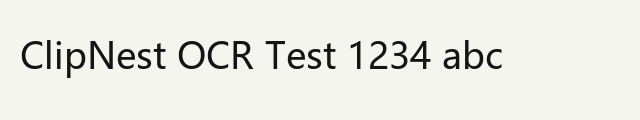
#> input picture scripts/ocr_host/fixture.png, 640 x 120 px
$ python rcr_ocr.py ../../../scripts/ocr_host/fixture.png
#> lines starting #> are read from the running program, lines starting #| are printed output that depends on the picture
# ClipNest Python OCR host: standalone executable.
# 接收图片路径, 输出 JSON 一行。
#
# 设计目标:
#   - 与原 wcocr.exe 协议兼容 (--json 输出 {"text": "..."})
#   - 使用 RapidOCR (PaddleOCR-based, 离线, 不依赖本地微信)
#   - 首次运行自动保证 rapidocr + onnxruntime 已安装 + 模型已下载
#   - 中文/英文都支持
#
# 退出码:
#   0  success
#   2  invalid usage
#   3  image not found
#   4  engine error
#   5  setup error (pip install failed, model download failed)
#
# 性能目标: 中文短图 < 3s (CPU, 已下载模型)
import json
import re
import sys
import time
from pathlib import Path


REQUIRED = {
    "rapidocr": "rapidocr>=3.8.0",
    "onnxruntime": "onnxruntime>=1.17.0",
    "PIL": "pillow>=10.0.0",
}


def ensure_dependencies() -> None:
    """通过 pip 自举, 跳过已安装的包。失败抛 SetupError。"""
    missing = []
    for mod, _spec in REQUIRED.items():
        try:
            __import__(mod)
        except ImportError:
            missing.append(_spec)
    if not missing:
        return
    cmd = [sys.executable, "-m", "pip", "install",
           "--disable-pip-version-check", "--quiet"] + missing
    import subprocess
    proc = subprocess.run(cmd, stdout=subprocess.DEVNULL, stderr=subprocess.PIPE)
    if proc.returncode != 0:
        sys.stderr.write(
            "setup failed installing "
            + ", ".join(m.split(">=")[0] for m in missing)
            + ": "
            + proc.stderr.decode(errors="ignore")[:300]
            + "\n"
        )
        sys.exit(5)


def recognize(image_path: str) -> dict:
    from rapidocr import RapidOCR
    prepared_path, cleanup_path = prepare_image(image_path)
    engine = RapidOCR(params={"Global.log_level": "error"})
    started = time.time()
    result = engine(prepared_path)
    elapsed_ms = int((time.time() - started) * 1000)
    if cleanup_path is not None:
        try:
            cleanup_path.unlink(missing_ok=True)
        except OSError:
            pass

    boxes = getattr(result, "boxes", None)
    txts = getattr(result, "txts", None) or []
    scores = getattr(result, "scores", None) or []

    if boxes is None or len(txts) == 0:
        return {"text": "", "elapsed_ms": elapsed_ms, "lines": []}

    lines: list[dict] = []
    for i, text in enumerate(txts):
        score = float(scores[i]) if i < len(scores) else 0.0
        if score < 0.55:
            continue
        box = boxes[i].tolist() if i < len(boxes) else []
        lines.append({"text": clean_ocr_text(repair_mojibake(text)), "score": score, "box": box})
    if not lines:
        return {"text": "", "elapsed_ms": elapsed_ms, "lines": []}

    def y_of(line):
        b = line["box"]
        if not b:
            return 0.0
        return sum(p[1] for p in b) / len(b)

    def x_of(line):
        b = line["box"]
        if not b:
            return 0.0
        return min(p[0] for p in b)

    lines.sort(key=lambda l: (y_of(l) // 20, x_of(l)))
    text_out: list[str] = []
    last_y: float | None = None
    for line in lines:
        y = y_of(line)
        if last_y is not None and abs(y - last_y) > 20:
            text_out.append("\n")
        elif text_out and not text_out[-1].endswith("\n"):
            text_out.append(" ")
        text_out.append(line["text"])
        last_y = y
    return {"text": "".join(text_out).strip(), "elapsed_ms": elapsed_ms, "lines": lines}


def repair_mojibake(text: str) -> str:
    candidates = [text]
    for source in ("latin1", "cp1252"):
        for target in ("utf-8", "gb18030"):
            try:
                candidates.append(text.encode(source).decode(target))
            except UnicodeError:
                pass
    return max(set(candidates), key=score_text)


def score_text(text: str) -> int:
    cjk = sum("\u4e00" <= ch <= "\u9fff" for ch in text)
    ascii_printable = sum(" " <= ch <= "~" for ch in text)
    controls = sum(ord(ch) < 32 for ch in text)
    mojibake = sum(ch in "ÃÂÄÅÆÇÈÉÊËÌÍÎÏÐÑÒÓÔÕÖ×ØÙÚÛÜÝÞßàáâãäåæçèéêëìíîïðñòóôõö÷øùúûüýþÿ�" for ch in text)
    return cjk * 12 + ascii_printable - controls * 8 - mojibake * 4


def clean_ocr_text(text: str) -> str:
    # Common screen OCR artifact: an isolated I/l/1 inserted between Chinese chars.
    text = re.sub(r"(?<=[\u4e00-\u9fff])\s*[Il1]\s*(?=[\u4e00-\u9fff])", "", text)
    return text


def prepare_image(image_path: str) -> tuple[str, Path | None]:
    """Improve small screen text before OCR without touching the source crop."""
#> called with image_path = '../../../scripts/ocr_host/fixture.png'
    from PIL import Image, ImageEnhance, ImageFilter, ImageOps

    src = Path(image_path)
    img = Image.open(src).convert("RGB")
#> img is the input picture: PIL image 640x120 RGB; mean R, G, B 234.2, 234.2, 229.5
    w, h = img.size
#> w = 640; h = 120
    scale = 1
    if min(w, h) < 160:
        scale = 3
    elif min(w, h) < 320:
        scale = 2
    if scale > 1:
        img = img.resize((w * scale, h * scale), Image.Resampling.LANCZOS)
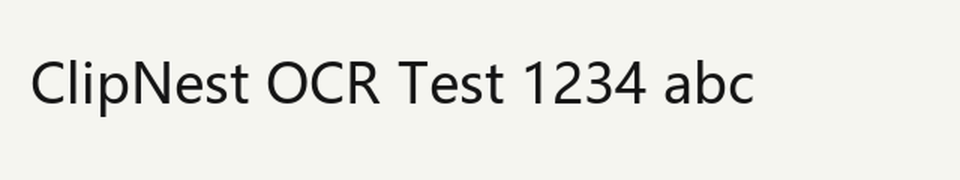
#> img: PIL image 1920x360 RGB (shown at 1/2 size); mean R, G, B 234.1, 234.1, 229.4
    img = ImageOps.grayscale(img)
#> img: PIL image 1920x360 L
    img = ImageEnhance.Contrast(img).enhance(1.8)
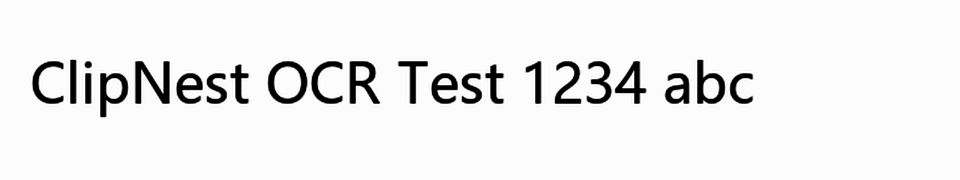
#> img: PIL image 1920x360 L (shown at 1/2 size); min 0, max 255, mean 238.1
    img = ImageEnhance.Sharpness(img).enhance(1.6)
    img = img.filter(ImageFilter.UnsharpMask(radius=1, percent=140, threshold=3))

    out = src.with_name(f"{src.stem}.ocr.png")
    img.save(out)
    return str(out), out


def main(argv: list[str]) -> int:
    want_json = "--json" in argv
    args = [a for a in argv[1:] if a != "--json"]
    if not args:
        sys.stderr.write("usage: rcroc_ocr <image_path> [--json]\n")
        return 2
    image_path = args[0]
    if not Path(image_path).exists():
        sys.stderr.write(f"image not found: {image_path}\n")
        return 3

    ensure_dependencies()

    try:
        out = recognize(image_path)
    except Exception as exc:  # noqa: BLE001
        sys.stderr.write(f"ocr error: {exc}\n")
        return 4

    if want_json:
        payload = json.dumps(out, ensure_ascii=False)
        sys.stdout.buffer.write(payload.encode("utf-8") + b"\n")
    else:
        sys.stdout.buffer.write(out["text"].encode("utf-8") + b"\n")
    return 0


if __name__ == "__main__":
    sys.exit(main(sys.argv))
#> (the call stopped at in recognize, `engine = RapidOCR(params={"Global.log_level": "error"})`: rapidocr is not available in this run)
